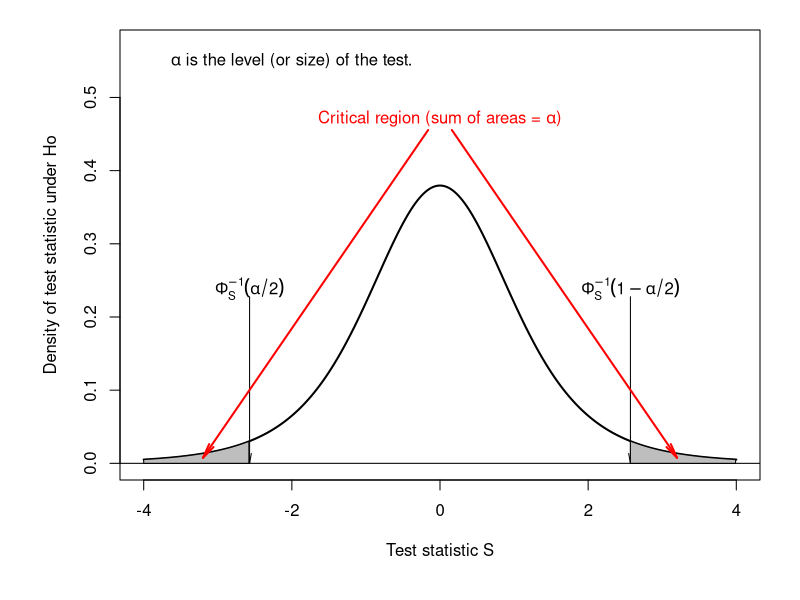
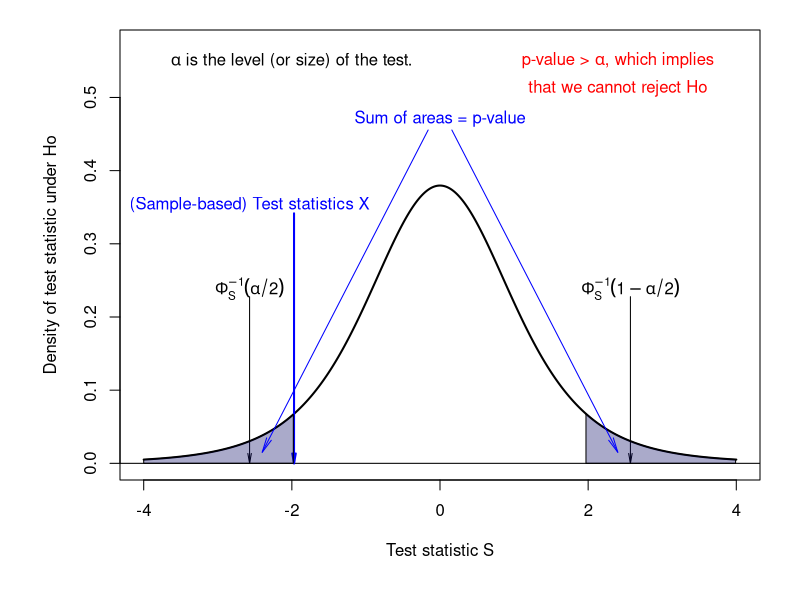
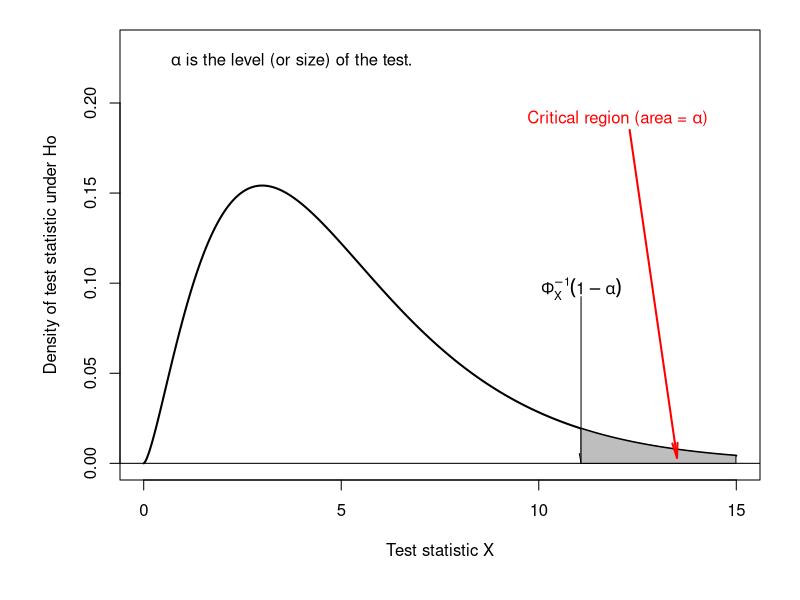
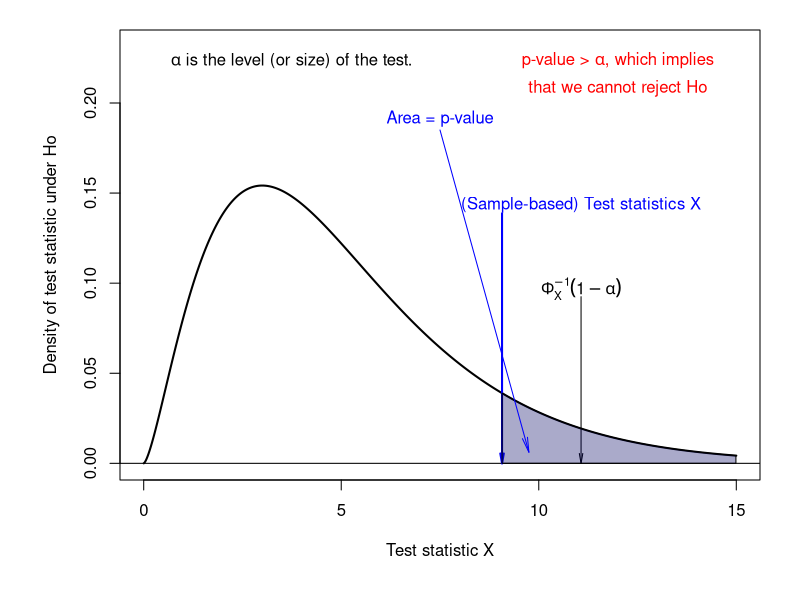
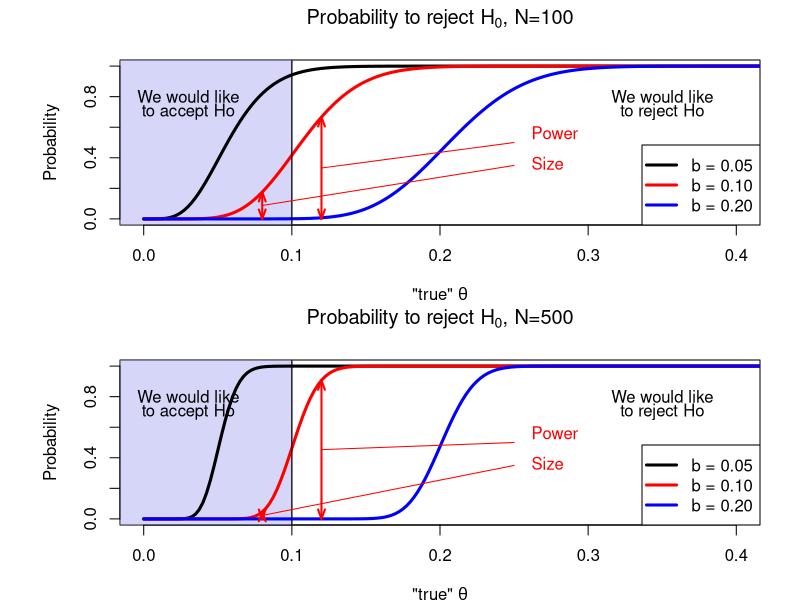
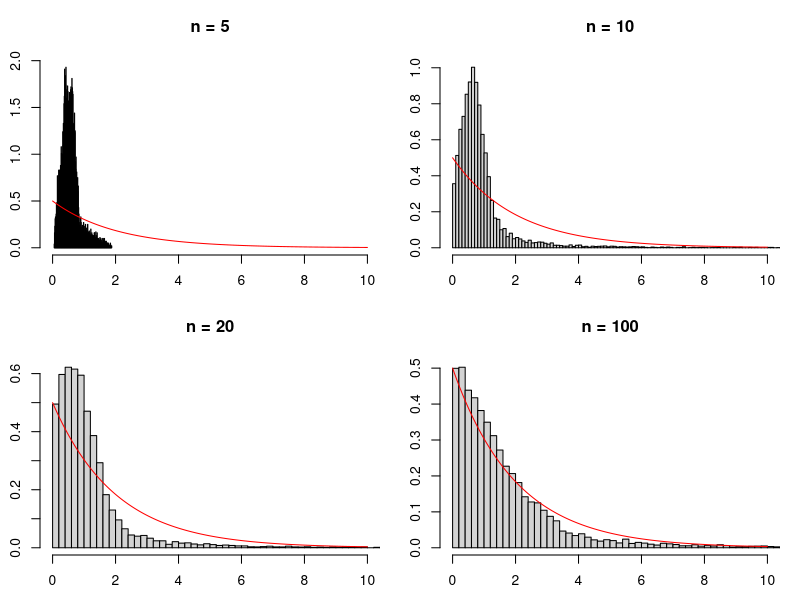
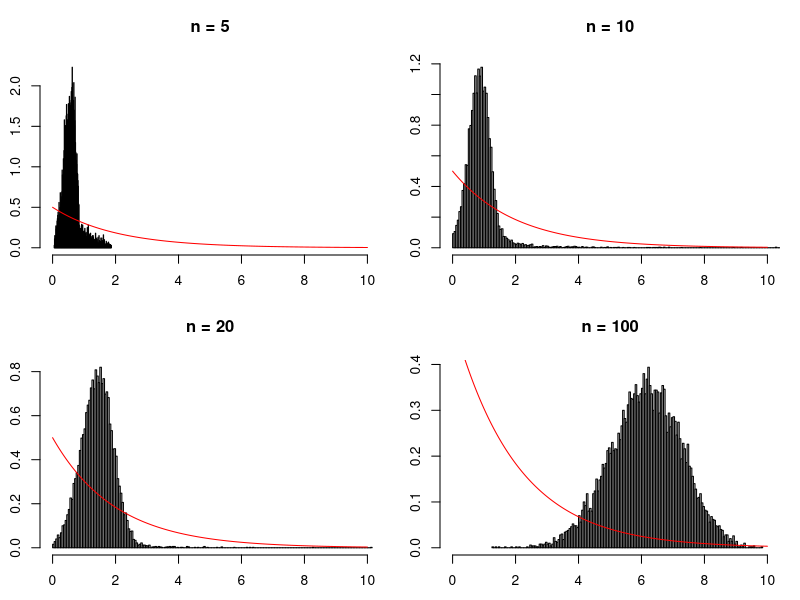

Here is the R script that generated these plots, in order:
## ---- chunk 1
f <- function(x,df){
  return(dt(x = x,df))
}
min.x <- -4
max.x <- 4
x <- seq(min.x,max.x,by=.01)
df <- 5
f.x <- f(x,df)
max.f <- max(f.x)

par(plt=c(.15,.95,.2,.95))
plot(x,f.x,type="l",lwd=2,ylim=c(0,1.5*max.f),xlab="Test statistic S",
     ylab="Density of test statistic under Ho")
abline(h=0)
alpha <- .05
threshold <- qt(p = alpha/2,df)
arrows(x0 = threshold,y0 = .6*max.f,
       x1 = threshold,y1 = 0,
       angle = 10,lwd = 1,col="black",length = .1,lty=1)
text(x = threshold,y=.63*max.f,expression({Phi[S]^{-1}}(alpha/2)))
arrows(x0 = -threshold,y0 = .6*max.f,
       x1 = -threshold,y1 = 0,
       angle = 10,lwd = 1,col="black",length = .1,lty=1)
text(x = -threshold,y=.63*max.f,expression({Phi[S]^{-1}}(1-alpha/2)))

text(x = min.x + .25*(max.x-min.x),y=1.45*max.f,
     expression(paste(alpha," is the level (or size) of the test.",sep=""))
)
x.critic <- seq(min.x,threshold,by=.01)
n <- length(x.critic)
polygon(c(x.critic,x.critic[n:1]),c(f(x.critic,df),0*x.critic),col = "grey")
x.critic <- seq(-threshold,max.x,by=.01)
polygon(c(x.critic,x.critic[n:1]),c(f(x.critic,df),0*x.critic),col = "grey")

arrows(x0 = (min.x + .48*(max.x-min.x)),y0 = 1.2*max.f,
       x1 = (min.x + .1*(max.x-min.x)),y1 = .02*max.f,angle = 10,lwd = 2,col="red",length = .15)
arrows(x0 = (min.x + .52*(max.x-min.x)),y0 = 1.2*max.f,
       x1 = (min.x + .9*(max.x-min.x)),y1 = .02*max.f,angle = 10,lwd = 2,col="red",length = .15)
text(x = min.x + .5*(max.x-min.x),y=1.24*max.f,labels =
       expression(paste("Critical region (sum of areas = ",alpha,")",sep="")),
     col="red")
## ---- chunk 2
f <- function(x,df){
  return(dt(x = x,df))
}
min.x <- -4
max.x <- 4
x <- seq(min.x,max.x,by=.01)
df <- 5
f.x <- f(x,df)
max.f <- max(f.x)

par(plt=c(.15,.95,.2,.95))
plot(x,f.x,type="l",lwd=2,ylim=c(0,1.5*max.f),xlab="Test statistic S",
     ylab="Density of test statistic under Ho")
abline(h=0)
alpha <- .05
threshold <- qt(p = alpha/2,df)
arrows(x0 = threshold,y0 = .6*max.f,
       x1 = threshold,y1 = 0,
       angle = 10,lwd = 1,col="black",length = .1,lty=1)
text(x = threshold,y=.63*max.f,expression({Phi[S]^{-1}}(alpha/2)))
arrows(x0 = -threshold,y0 = .6*max.f,
       x1 = -threshold,y1 = 0,
       angle = 10,lwd = 1,col="black",length = .1,lty=1)
text(x = -threshold,y=.63*max.f,expression({Phi[S]^{-1}}(1-alpha/2)))

text(x = min.x + .25*(max.x-min.x),y=1.45*max.f,
     expression(paste(alpha," is the level (or size) of the test.",sep=""))
)
x.value <- threshold + .6
arrows(x0 = x.value,y0 = .9*max.f,
       x1 = x.value,y1 = 0,
       angle = 10,length = .1,lty=1,col="blue",lwd=2)
text(x = threshold,y=.93*max.f,"(Sample-based) Test statistics X",col="blue")

threshold <- x.value
x.critic <- seq(min.x,threshold,by=.01)
n <- length(x.critic)
polygon(c(x.critic,x.critic[n:1]),c(f(x.critic,df),0*x.critic),col = "#00006055")
x.critic <- seq(-threshold,max.x,by=.01)
polygon(c(x.critic,x.critic[n:1]),c(f(x.critic,df),0*x.critic),col = "#00006055")

arrows(x0 = (min.x + .48*(max.x-min.x)),y0 = 1.2*max.f,
       x1 = (min.x + .2*(max.x-min.x)),y1 = .04*max.f,angle = 10,lwd = 1,col="blue",length = .15)
arrows(x0 = (min.x + .52*(max.x-min.x)),y0 = 1.2*max.f,
       x1 = (min.x + .8*(max.x-min.x)),y1 = .04*max.f,angle = 10,lwd = 1,col="blue",length = .15)
text(x = min.x + .5*(max.x-min.x),y=1.24*max.f,labels = "Sum of areas = p-value",
     col="blue")

text(x = min.x + .8*(max.x-min.x),y=1.45*max.f,
     labels = expression(paste("p-value > ",alpha,", which implies",sep="")),
     col="red")
text(x = min.x + .8*(max.x-min.x),y=1.35*max.f,
     labels = "that we cannot reject Ho",
     col="red")
## ---- chunk 3

f <- function(x,df){
  return(dchisq(x = x,df))
}
min.x <- 0
max.x <- 15
x <- seq(min.x,max.x,by=.01)
df <- 5
f.x <- f(x,df)
max.f <- max(f.x)

par(plt=c(.15,.95,.2,.95))
plot(x,f.x,type="l",lwd=2,ylim=c(0,1.5*max.f),xlab="Test statistic X",
     ylab="Density of test statistic under Ho")
abline(h=0)
alpha <- .05
threshold <- qchisq(p = 1-alpha,df)
#lines(c(threshold,threshold),c(0,f(threshold,df)),col="blue",lwd=2)
arrows(x0 = threshold,y0 = .6*max.f,
       x1 = threshold,y1 = 0,
       angle = 10,lwd = 1,col="black",length = .1,lty=1)
text(x = threshold,y=.63*max.f,expression({Phi[X]^{-1}}(1-alpha)))

text(x = min.x + .25*(max.x-min.x),y=1.45*max.f,
     expression(paste(alpha," is the level (or size) of the test.",sep="")))

x.critic <- seq(threshold,max.x,by=.01)
n <- length(x.critic)
polygon(c(x.critic,x.critic[n:1]),c(f(x.critic,df),0*x.critic),col = "grey")
arrows(x0 = (min.x + .82*(max.x-min.x)),y0 = 1.2*max.f,
       x1 = (min.x + .9*(max.x-min.x)),y1 = .02*max.f,angle = 10,lwd = 2,col="red",length = .15)
text(x = min.x + .8*(max.x-min.x),y=1.24*max.f,labels =
       expression(paste("Critical region (area = ",alpha,")",sep="")),
     col="red")

## ---- chunk 4

f <- function(x,df){
  return(dchisq(x = x,df))
}
min.x <- 0
max.x <- 15
x <- seq(min.x,max.x,by=.01)
df <- 5
f.x <- f(x,df)
max.f <- max(f.x)

par(plt=c(.15,.95,.2,.95))
plot(x,f.x,type="l",lwd=2,ylim=c(0,1.5*max.f),xlab="Test statistic X",
     ylab="Density of test statistic under Ho")
abline(h=0)
alpha <- .05
threshold <- qchisq(p = 1-alpha,df)
#lines(c(threshold,threshold),c(0,f(threshold,df)),col="blue",lwd=2)
arrows(x0 = threshold,y0 = .6*max.f,
       x1 = threshold,y1 = 0,
       angle = 10,lwd = 1,col="black",length = .1,lty=1)
text(x = threshold,y=.63*max.f,expression({Phi[X]^{-1}}(1-alpha)))

text(x = min.x + .25*(max.x-min.x),y=1.45*max.f,
     expression(paste(alpha," is the level (or size) of the test.",sep="")))

x.value <- threshold - 2
arrows(x0 = x.value,y0 = .9*max.f,
       x1 = x.value,y1 = 0,
       angle = 10,length = .1,lty=1,col="blue",lwd=2)
text(x = threshold,y=.93*max.f,"(Sample-based) Test statistics X",col="blue")

threshold <- x.value
#lines(c(threshold,threshold),c(0,f(threshold,df)),col="blue",lwd=2)
x.critic <- seq(threshold,max.x,by=.01)
n <- length(x.critic)
polygon(c(x.critic,x.critic[n:1]),c(f(x.critic,df),0*x.critic),col = "#00006055")

arrows(x0 = (min.x + .5*(max.x-min.x)),y0 = 1.2*max.f,
       x1 = (min.x + .65*(max.x-min.x)),y1 = .04*max.f,angle = 10,lwd = 1,col="blue",length = .15)
text(x = min.x + .5*(max.x-min.x),y=1.24*max.f,labels = "Area = p-value",
     col="blue")

text(x = min.x + .8*(max.x-min.x),y=1.45*max.f,
     labels = expression(paste("p-value > ",alpha,", which implies",sep="")),
     col="red")
text(x = min.x + .8*(max.x-min.x),y=1.35*max.f,
     labels = "that we cannot reject Ho",
     col="red")
## ---- chunk 5
size <- function(theta,N,critical){
  aux <- rep(theta,N+1)^(0:N) * rep(1-theta,N+1)^(seq(N,0,by=-1)) * choose(N,0:N)
  return(sum(aux[(0:N)>(critical*N)]))
}

all.N <- c(100,500)
par(mfrow=c(length(all.N),1))
par(plt=c(0.15,0.95,0.25,0.8))

for(N in all.N){
  theta <- .01
  critical <- .1
  
  theta.vector <- seq(0,.5,by=.0025)
  size.vector.1 <- NULL
  size.vector.2 <- NULL
  critical.vector <- c(.05,.1,.2)
  all.sizes <- matrix(NaN,length(theta.vector),length(critical.vector))
  i <- 0
  for(theta in theta.vector){
    i <- i + 1
    j <- 0
    for(critical in critical.vector){
      j <- j + 1 
      all.sizes[i,j] <- size(theta,N,critical)
    }
  }
  
  position.arrow.size <- .08
  position.arrow.power <- .12
  x.arrow.size <- which(theta.vector==position.arrow.size)
  x.arrow.power <- which(theta.vector==position.arrow.power)
  
  if(N==100){
    main.t = expression(paste("Probability to reject ",H[0],", N=100",sep=""))
  }else{
    main.t = expression(paste("Probability to reject ",H[0],", N=500",sep=""))
  }
  plot(0,0,type='l',
       xlab=expression(paste("\"true\" ",theta,sep="")),
       ylab="Probability",
       main=main.t,
       xlim=c(0,.4),ylim=c(0,1))
  polygon(c(-1,.1,.1,-1),c(-1,-1,2,2),
          col="#9999EE66", border = rgb(0.4,0.4,0.4))
  lines(theta.vector,all.sizes[,1],col='black',lwd=3)
  lines(theta.vector,all.sizes[,2],col='red',lwd=3)
  lines(theta.vector,all.sizes[,3],col='blue',lwd=3)
  abline(v=.1)
  arrows(position.arrow.size,0,position.arrow.size,all.sizes[x.arrow.size,2],length=.1,
         angle=20,lwd=2,col="red",code=3)
  lines(c(position.arrow.size,.25),c(all.sizes[x.arrow.size,2]/2,.35),col='red')
  text(.255,.35,"Size",pos=4,col='red')
  arrows(position.arrow.power,0,position.arrow.power,all.sizes[x.arrow.power,2],length=.1,
         angle=20,lwd=2,col="red",code=3)
  lines(c(position.arrow.power,.25),c(all.sizes[x.arrow.power,2]/2,.5),col='red')
  text(.255,.55,"Power",pos=4,col='red')
  legend("bottomright",
         c("b = 0.05","b = 0.10","b = 0.20"),
         lty=c(1,1,1), # gives the legend appropriate symbols (lines)       
         lwd=c(3,3,3), # line width
         col=c("black","red","blue"), # gives the legend lines the correct color and width
         #text.width = 2,
         cex=1,# size of the text
         pch = c(NaN,NaN,NaN)#symbols
  )
  text(.03,.8,"We would like")
  text(.03,.7,"to accept Ho")
  text(.35,.8,"We would like")
  text(.35,.7,"to reject Ho")
}
## ---- chunk 6
JB <- function(x){
  N <- dim(x)[1] # number of samples
  n <- dim(x)[2] # sample size
  x.bar <- apply(x,1,mean)
  x.x.bar <- x - matrix(x.bar,N,n)
  m.2 <- apply(x.x.bar,1,function(x){mean(x^2)})
  m.3 <- apply(x.x.bar,1,function(x){mean(x^3)})
  m.4 <- apply(x.x.bar,1,function(x){mean(x^4)})
  g.3 <- m.3/m.2^(3/2)
  g.4 <- m.4/m.2^(4/2)
  return(n*(g.3^2/6 + (g.4-3)^2/24))
}
## ---- chunk 7
all.n <- c(5,10,20,100)
nb.sim <- 10000
y <- matrix(rnorm(nb.sim*max(all.n)),nb.sim,max(all.n))

par(mfrow=c(2,2));par(plt=c(.1,.95,.15,.8))
for(i in 1:length(all.n)){
  n <- all.n[i]
  hist(JB(y[,1:n]),nclass = 200,freq = FALSE,
       main=paste("n = ",toString(n),sep=""),xlim=c(0,10))
  xx <- seq(0,10,by=.01)
  lines(xx,dchisq(xx,df = 2),col="red")
}
## ---- chunk 8
y <- matrix(runif(nb.sim*max(all.n)),nb.sim,max(all.n))
par(mfrow=c(2,2));par(plt=c(.1,.95,.15,.8))
for(i in 1:length(all.n)){
  n <- all.n[i]
  hist(JB(y[,1:n]),nclass = 200,freq = FALSE,
       main=paste("n = ",toString(n),sep=""),xlim=c(0,10))
  xx <- seq(0,10,by=.01)
  lines(xx,dchisq(xx,df = 2),col="red")
}
